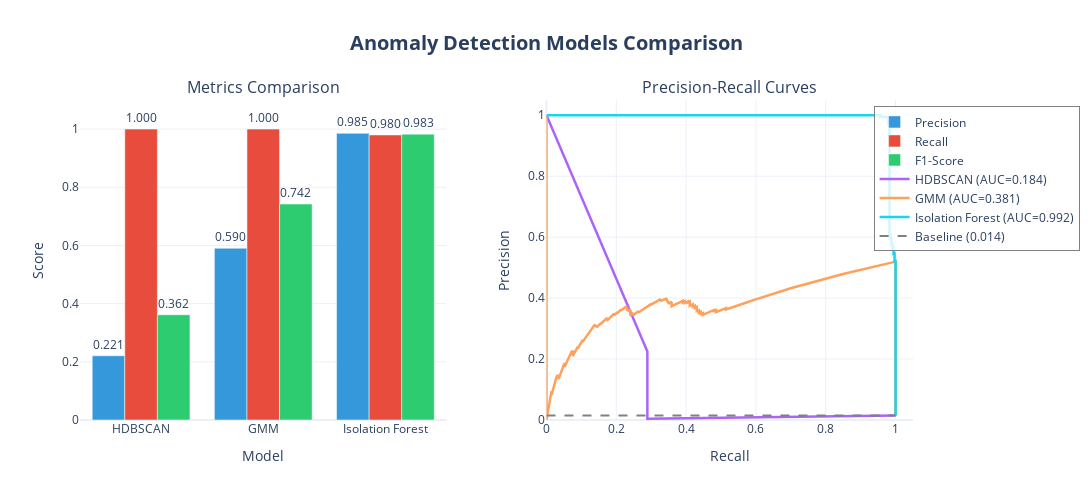

Notebook code for this chart:
### Code cell
import plotly.graph_objects as go
from plotly.subplots import make_subplots
from sklearn.metrics import precision_recall_curve, auc

# ... [Your existing subplot code for metrics bar plot + PR curves] ...

# ==================== FIXED TABLE VISUALIZATION ====================
# Extract model names from DataFrame INDEX (not columns)
models_list = comparison_df.index.tolist()  # e.g., ['HDBSCAN', 'GMM']

fig_table = go.Figure(data=[go.Table(
    header=dict(
        values=['<b>Model</b>', '<b>Precision</b>', '<b>Recall</b>', '<b>F1-Score</b>'],
        fill_color='#3498db',
        align='center',
        font=dict(color='white', size=13)
    ),
    cells=dict(
        values=[
            models_list,  # Model names from index
            [f"{x:.4f}" for x in comparison_df['Precision']],
            [f"{x:.4f}" for x in comparison_df['Recall']],
            [f"{x:.4f}" for x in comparison_df['F1-Score']]  # Fixed: removed list literal
        ],
        fill_color='#ecf0f1',
        align='center',
        font=dict(size=12),
        height=30
    )
)])

fig_table.update_layout(
    title_text="<b>Detailed Metrics Comparison</b>",
    title_x=0.5,
    title_font_size=18,
    width=900,
    height=300
)

fig_table.show()

# ==================== FIXED BAR CHART ====================
# Create new figure for clustering metrics (Homogeneity, V-measure, etc.)
clustering_metrics = ['Homogeneity', 'Completeness', 'V-measure', 'Silhouette']

fig_clustering = go.Figure()
for model in comparison_df.index:  # Iterate over index (model names)
    fig_clustering.add_trace(go.Bar(
        name=model,
        x=clustering_metrics,
        y=[comparison_df.loc[model, metric] for metric in clustering_metrics],
        text=[f"{comparison_df.loc[model, metric]:.3f}" for metric in clustering_metrics],
        textposition='outside'
    ))

fig_clustering.update_layout(
    title='HDBSCAN vs GMM: Clustering Metrics Comparison',
    xaxis_title='Metric',
    yaxis_title='Score',
    yaxis_range=[0, 1.1],
    barmode='group',
    hovermode='x unified',
    height=500
)
fig_clustering.show()

print("\nInterpretation:")
print("  • Homogeneity: How many samples from same attack group are in same cluster")
print("  • Completeness: How many samples from same attack group are in one cluster")
print("  • V-measure: Harmonic mean of homogeneity and completeness")
print("  • Silhouette: Measure of cluster cohesion and separation")

### Figure 1 — Plotly figure (JSON) as saved in the notebook; plotly's stock layout.template omitted (floating-point values rounded to 4 significant figures; data arrays with more than 128 entries replaced by an {"elided": "..."} marker saying what was removed)
{"data": [{"marker": {"color": "#3498db"}, "name": "Precision", "showlegend": true, "text": ["0.221", "0.590", "0.985"], "textposition": "outside", "type": "bar", "x": ["HDBSCAN", "GMM", "Isolation Forest"], "xaxis": "x", "y": [0.2208, 0.5904, 0.9855], "yaxis": "y"}, {"marker": {"color": "#e74c3c"}, "name": "Recall", "showlegend": true, "text": ["1.000", "1.000", "0.980"], "textposition": "outside", "type": "bar", "x": ["HDBSCAN", "GMM", "Isolation Forest"], "xaxis": "x", "y": [1, 1, 0.9798], "yaxis": "y"}, {"marker": {"color": "#2ecc71"}, "name": "F1-Score", "showlegend": true, "text": ["0.362", "0.742", "0.983"], "textposition": "outside", "type": "bar", "x": ["HDBSCAN", "GMM", "Isolation Forest"], "xaxis": "x", "y": [0.3617, 0.7425, 0.9826], "yaxis": "y"}, {"line": {"width": 2.5}, "mode": "lines", "name": "HDBSCAN (AUC=0.184)", "showlegend": true, "type": "scatter", "x": {"elided": "8085 float values"}, "xaxis": "x2", "y": {"elided": "8085 float values"}, "yaxis": "y2"}, {"line": {"width": 2.5}, "mode": "lines", "name": "GMM (AUC=0.381)", "showlegend": true, "type": "scatter", "x": {"elided": "9187 float values"}, "xaxis": "x2", "y": {"elided": "9187 float values"}, "yaxis": "y2"}, {"line": {"width": 2.5}, "mode": "lines", "name": "Isolation Forest (AUC=0.992)", "showlegend": true, "type": "scatter", "x": {"elided": "9162 float values"}, "xaxis": "x2", "y": {"elided": "9162 float values"}, "yaxis": "y2"}, {"line": {"color": "gray", "dash": "dash", "width": 2}, "mode": "lines", "name": "Baseline (0.014)", "showlegend": true, "type": "scatter", "x": [0, 1], "xaxis": "x2", "y": [0.01441, 0.01441], "yaxis": "y2"}], "layout": {"annotations": [{"font": {"size": 16}, "showarrow": false, "text": "Metrics Comparison", "x": 0.22, "xanchor": "center", "xref": "paper", "y": 1, "yanchor": "bottom", "yref": "paper"}, {"font": {"size": 16}, "showarrow": false, "text": "Precision-Recall Curves", "x": 0.78, "xanchor": "center", "xref": "paper", "y": 1, "yanchor": "bottom", "yref": "paper"}], "barmode": "group", "height": 500, "legend": {"bgcolor": "rgba(255, 255, 255, 0.8)", "bordercolor": "gray", "borderwidth": 1, "orientation": "v", "x": 1.2, "xanchor": "right", "y": 0.98, "yanchor": "top"}, "showlegend": true, "title": {"font": {"size": 20}, "text": "<b>Anomaly Detection Models Comparison</b>", "x": 0.5}, "width": 1400, "xaxis": {"anchor": "y", "domain": [0, 0.44], "title": {"text": "Model"}}, "xaxis2": {"anchor": "y2", "domain": [0.56, 1], "range": [0, 1.05], "title": {"text": "Recall"}}, "yaxis": {"anchor": "x", "domain": [0, 1], "range": [0, 1.1], "title": {"text": "Score"}}, "yaxis2": {"anchor": "x2", "domain": [0, 1], "range": [0, 1.05], "title": {"text": "Precision"}}}}
